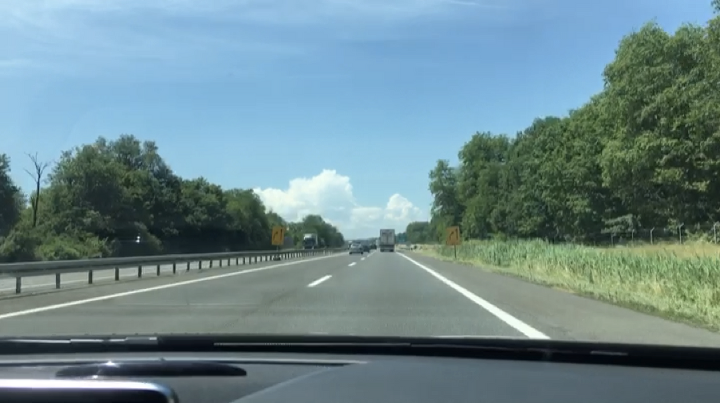
//> input picture class/IP3/images/road_1.png, 720 x 403 px
$ ./ex5   (built with g++ and OpenCV 4)
//> lines starting //> are read from the running program, lines starting //| are printed output that depends on the picture; after the words box and inside, x2 and y2 are one past the last pixel; in counts of white or black regions, pixels touching at a corner belong together
#include <opencv2/opencv.hpp>
using namespace cv;
using namespace std;

void  hough_coord(Mat image, Mat& acc_mat, double rho, double theta)
{
	int  acc_h = int((image.rows + image.cols) * 2 / rho);
	int  acc_w = int(CV_PI / theta);

	acc_mat = Mat(acc_h, acc_w, CV_32S, Scalar(0));

	for (int i = 0; i < image.rows; i++) {
		for (int j = 0; j < image.cols; j++)
		{
			Point pt(j, i);
			if (image.at<uchar>(pt) > 0) {

				for (int t = 0; t < acc_w; t++)
				{
					double radian = t * theta;
					double r = pt.x * cos(radian) + pt.y * sin(radian);
					r = cvRound(r / rho + acc_mat.rows / 2.0);
					acc_mat.at<int>((int)r, t)++;
				}
			}
		}
	}
}

void acc_mask(Mat acc_mat, Mat& acc_dst, Size size, int thresh)
{
	acc_dst = Mat(acc_mat.size(), CV_32S, Scalar(0));
	Point  h_m = size / 2;	// 마스크 크기 절반

	for (int r = h_m.y; r < acc_mat.rows - h_m.y; r++) {
		for (int t = h_m.x; t < acc_mat.cols - h_m.x; t++)
		{
			Point center = Point(t, r) - h_m;
			int c_value = acc_mat.at<int>(center);	// 중심화소
			if (c_value >= thresh)
			{
				double maxVal = 0;
				for (int u = 0; u < size.height; u++) {
					for (int v = 0; v < size.width; v++)
					{
						Point start = center + Point(v, u);
						if (start != center && acc_mat.at<int>(start) > maxVal)
							maxVal = acc_mat.at<int>(start);
					}
				}

				Rect rect(center, size);
				if (c_value >= maxVal)
				{
					acc_dst.at<int>(center) = c_value;
					acc_mat(rect).setTo(0);
				}
			}
		}
	}
}


void thres_lines(Mat acc_dst, Mat& lines, double _rho, double theta, int thresh)
{
	for (int r = 0; r < acc_dst.rows; r++) {
		for (int t = 0; t < acc_dst.cols; t++)
		{
			float value = (float)acc_dst.at<int>(r, t);					// 누적값
			if (value >= thresh)										// 직선 길이 임계값
			{
				float rho = (float)((r - acc_dst.rows / 2) * _rho);		// 수직거리
				float radian = (float)(t * theta);						// 각도

				Matx13f line(rho, radian, value); 						// 단일 직선
				lines.push_back((Mat)line);
			}
		}
	}
}

void sort_lines(Mat lines, vector<Vec2f>& s_lines)
{
	Mat acc = lines.col(2), idx;
	sortIdx(acc, idx, SORT_EVERY_COLUMN + SORT_DESCENDING);

	for (int i = 0; i < idx.rows; i++)
	{
		int id = idx.at<int>(i);
		float rho = lines.at<float>(id, 0);		// 수직거리
		float radian = lines.at<float>(id, 1);
		s_lines.push_back(Vec2f(rho, radian));
	}
}


void hough_Lines(Mat src, vector<Vec2f>& s_lines, double rho, double theta, int thresh)
{
	Mat  acc_mat, acc_dst, lines;
	hough_coord(src, acc_mat, rho, theta);
	acc_mask(acc_mat, acc_dst, Size(3, 7), thresh);

	thres_lines(acc_dst, lines, rho, theta, thresh);
	sort_lines(lines, s_lines);
}

void draw_houghLines(Mat image, Mat& dst, vector<Vec2f> lines, int nline)
{
	if (image.channels() == 3)	image.copyTo(dst);
	else 						cvtColor(image, dst, COLOR_GRAY2BGR);

	for (int i = 0; i < min((int)lines.size(), nline); i++)
	{
		float rho = lines[i][0], theta = lines[i][1];
		double a = cos(theta), b = sin(theta);

		Point2d delta(1000 * -b, 1000 * a);
		Point2d pt(a * rho, b * rho);
		line(dst, pt + delta, pt - delta, Scalar(0, 255, 0), 1, LINE_AA);
	}
}

int main()
{
	Mat image = imread("images\\road_1.png", IMREAD_GRAYSCALE);
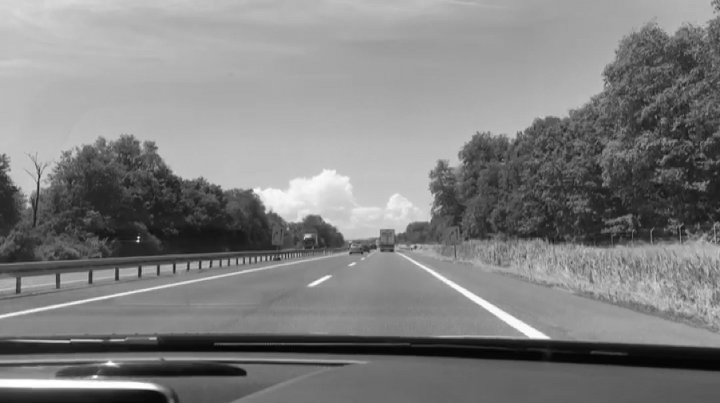
//> image: 403 rows x 720 cols, CV_8UC1; min 3, max 255, mean 128.6
	CV_Assert(image.data);

	Mat canny, dst1, dst2;
	GaussianBlur(image, canny, Size(5, 5), 2, 2);
	Canny(canny, canny, 100, 150, 3);
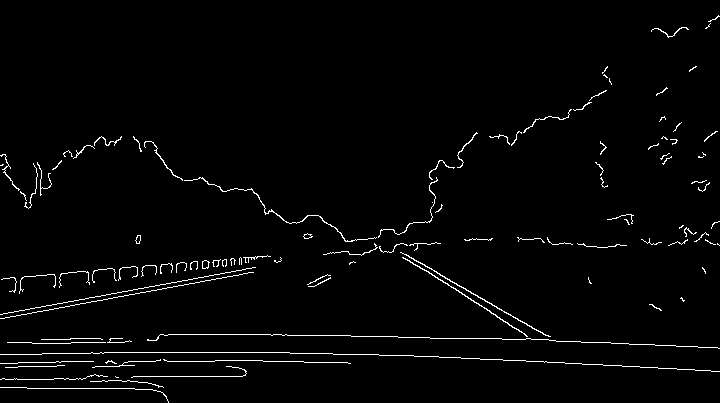
//> canny: 403 rows x 720 cols, CV_8UC1; 2.1% white in thin lines or dots

	double rho = 1, theta = CV_PI / 180;

	vector<Vec2f> lines1, lines2;
	hough_Lines(canny, lines1, rho, theta, 50);
//> after the loop in hough_coord, `for (int i = 0; i < image.rows; i++)`:
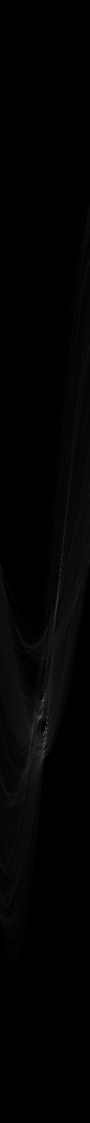
//> acc_mat: 2246 rows x 180 cols, CV_32SC1 (shown at 1/2 size); min 0, max 233, mean 2.7
//> in acc_mask, `Point  h_m = size / 2;`: h_m = Point(1, 3)
//> after the loop in acc_mask, `for (int r = h_m.y; r < acc_mat.rows - h_m.y; r++)`: acc_dst: 2246 rows x 180 cols, CV_32SC1; 42 distinct labels, from 0 to 233
//> after the loop in acc_mask, `for (int r = h_m.y; r < acc_mat.rows - h_m.y; r++)`:
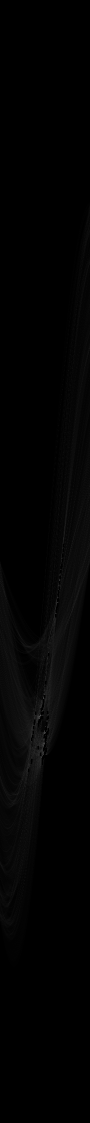
//> acc_mat: 2246 rows x 180 cols, CV_32SC1 (shown at 1/2 size); 0.35% of pixels changed, all inside (x1, y1, x2, y2) = (56, 1087, 129, 1544)
//> after the loop in thres_lines, `for (int r = 0; r < acc_dst.rows; r++)`: lines = 80 rows, first 8: [-36, 2.2, 53], [-26, 2.18, 62], [-16, 2.16, 88], [-5, 2.15, 106], [4, 2.13, 105], [8, 2.11, 95], [17, 2.09, 123], [28, 2.08, 94]
//> in sort_lines, `Mat acc = lines.col(2), idx;`: acc = 80 values, max 233 at index 45, min 50 at index 12, mean 84.29
//> in sort_lines, `sortIdx(acc, idx, SORT_EVERY_COLUMN + SORT_DESCENDING);`: idx = 80 values, max 79 at index 51, min 0 at index 70, mean 39.5
//> the loop in sort_lines, `for (int i = 0; i < idx.rows; i++)` made 80 passes
//> (id, rho, radian) on passes 1 to 12: (45, 330, 1.59), (56, 352, 1.57), (50, 341, 1.61), (58, 361, 1.57), (54, 348, 1.59), (42, 321, 1.61), (57, 354, 1.55), (36, 312, 1.4), (23, 277, 1.48), (35, 310, 1.62), (6, 17, 2.09), (47, 334, 1.57)
//> after the loop in sort_lines, `for (int i = 0; i < idx.rows; i++)`: s_lines = 80 items, first 12: [330, 1.59], [352, 1.57], [341, 1.61], [361, 1.57], [348, 1.59], [321, 1.61], [354, 1.55], [312, 1.4], [277, 1.48], [310, 1.62], [17, 2.09], [334, 1.57]
//> lines1 has the same summary as s_lines in sort_lines
	HoughLines(canny, lines2, rho, theta, 50);
//> lines2 = 140 lines (rho, theta), first 12: [330, 1.59], [333, 1.62], [352, 1.57], [341, 1.61], [361, 1.57], [348, 1.59], [356, 1.59], [321, 1.61], [312, 1.4], [354, 1.55], [308, 1.4], [310, 1.62]
	draw_houghLines(canny, dst1, lines1, 10);
//> in draw_houghLines, `else 						cvtColor(image, dst, COLOR_GRAY2BGR);`: dst: 403 rows x 720 cols, CV_8UC3; 2.1% white in thin lines or dots
//> the loop in draw_houghLines, `for (int i = 0; i < min((int)lines.size(), nline); i++)` made 10 passes
//> (rho, theta, a, b, delta, pt) on passes 1 to 9: (330, 1.59, -0.0175, 1, Point(-999.8, -17.45), Point(-5.76, 329.9)), (352, 1.57, -4.37e-08, 1, Point(-1000, -4.37e-05), Point(-1.54e-05, 352)), (341, 1.61, -0.0349, 0.999, Point(-999.4, -34.9), Point(-11.9, 340.8)), (361, 1.57, -4.37e-08, 1, Point(-1000, -4.37e-05), Point(-1.58e-05, 361)), (348, 1.59, -0.0175, 1, Point(-999.8, -17.45), Point(-6.07, 347.9)), (321, 1.61, -0.0349, 0.999, Point(-999.4, -34.9), Point(-11.2, 320.8)), (354, 1.55, 0.0175, 1, Point(-999.8, 17.45), Point(6.18, 353.9)), (312, 1.4, 0.174, 0.985, Point(-984.8, 173.6), Point(54.18, 307.3)), (277, 1.48, 0.0872, 0.996, Point(-996.2, 87.16), Point(24.14, 275.9))
//> after the loop in draw_houghLines, `for (int i = 0; i < min((int)lines.size(), nline); i++)`:
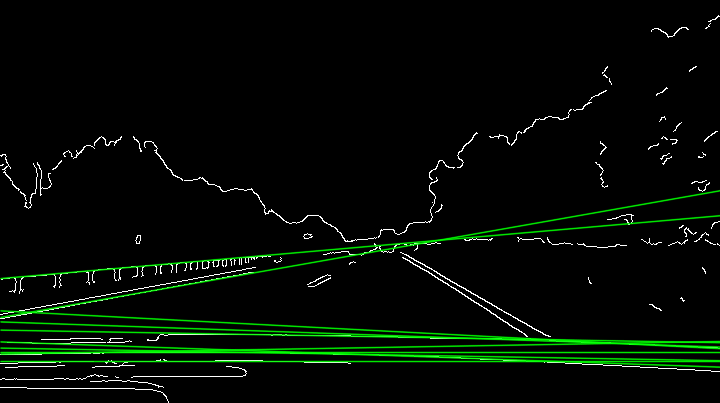
//> dst: 403 rows x 720 cols, CV_8UC3; mean B, G, R 4.1, 12, 4.1
	draw_houghLines(canny, dst2, lines2, 10);
//> call 2 of draw_houghLines, with nline = 10
//> the loop in draw_houghLines (call 2), `for (int i = 0; i < min((int)lines.size(), nline); i++)` made 10 passes
//> after the loop in draw_houghLines (call 2), `for (int i = 0; i < min((int)lines.size(), nline); i++)`:
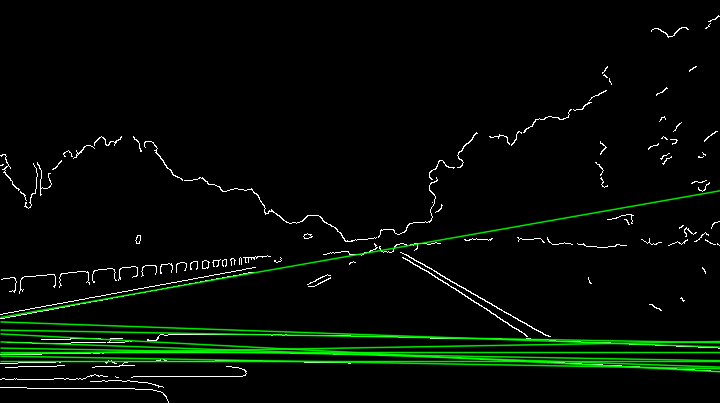
//> dst: 403 rows x 720 cols, CV_8UC3; mean B, G, R 4.1, 11.8, 4.1

	imshow("source", image);
	imshow("canny", canny);
	imshow("detected lines", dst1);
	imshow("detected lines_OpenCV 함수", dst2);
	waitKey();
}

$ run again, with class/IP3/images/drive_2.png copied over class/IP3/images/road_1.png
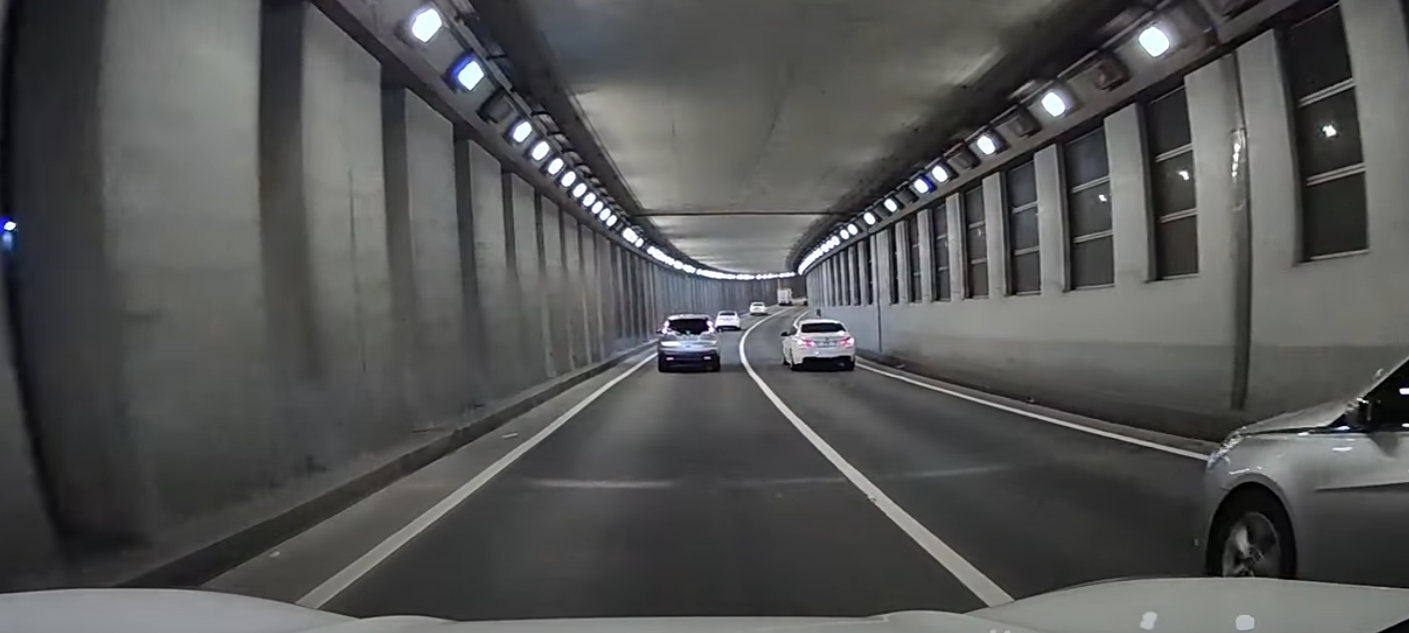
//> input picture class/IP3/images/drive_2.png, 1409 x 633 px
//> h_m = Point(1, 3)
//> after the loop in acc_mask, `for (int r = h_m.y; r < acc_mat.rows - h_m.y; r++)`:
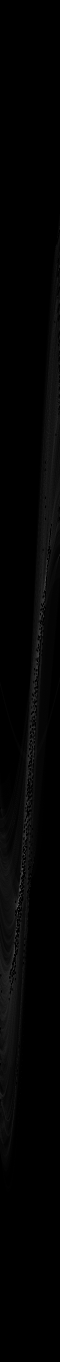
//> acc_mat: 4084 rows x 180 cols, CV_32SC1 (shown at 1/3 size); min 0, max 258, mean 3.9; drawn with min black and max white
//> after the loop in thres_lines, `for (int r = 0; r < acc_dst.rows; r++)`: lines = 726 rows, first 8: [-1353, 3.09, 57], [-1348, 3.07, 64], [-1343, 3.05, 65], [-1338, 3.04, 71], [-1333, 3.02, 62], [-1328, 3, 71], [-1324, 2.98, 64], [-1319, 2.97, 58]
//> acc = 726 values, max 324 at index 584, min 50 at index 8, mean 78.67
//> idx = 726 values, max 725 at index 69, min 0 at index 591, mean 362.5
//> the loop in sort_lines, `for (int i = 0; i < idx.rows; i++)` made 726 passes
//> (id, rho, radian) on passes 1 to 3: (584, 677, 0.925), (531, 611, 1.08), (576, 663, 0.96)
//> after the loop in sort_lines, `for (int i = 0; i < idx.rows; i++)`: s_lines = 726 items, first 12: [677, 0.93], [611, 1.08], [663, 0.96], [662, 0.98], [612, 1.06], [605, 1.1], [-269, 2.36], [631, 1.06], [628, 1.55], [155, 1.82], [-211, 2.3], [131, 1.83]
//> lines1 has the same summary as s_lines in sort_lines
//> lines2 = 2057 lines (rho, theta), first 12: [677, 0.93], [611, 1.08], [663, 0.96], [614, 1.08], [662, 0.98], [667, 0.96], [612, 1.06], [657, 0.98], [605, 1.1], [-269, 2.36], [631, 1.06], [628, 1.55]
//> the loop in draw_houghLines, `for (int i = 0; i < min((int)lines.size(), nline); i++)` made 10 passes
//> (rho, theta, a, b, delta, pt) on passes 1 to 6: (677, 0.925, 0.602, 0.799, Point(-798.6, 601.8), Point(407.4, 540.7)), (611, 1.08, 0.469, 0.883, Point(-882.9, 469.5), Point(286.8, 539.5)), (663, 0.96, 0.574, 0.819, Point(-819.2, 573.6), Point(380.3, 543.1)), (662, 0.977, 0.559, 0.829, Point(-829, 559.2), Point(370.2, 548.8)), (612, 1.06, 0.485, 0.875, Point(-874.6, 484.8), Point(296.7, 535.3)), (605, 1.1, 0.454, 0.891, Point(-891, 454), Point(274.7, 539.1))
//> the loop in draw_houghLines (call 2), `for (int i = 0; i < min((int)lines.size(), nline); i++)` made 10 passes
//> (rho, theta, a, b, delta, pt) on passes 1 to 6: (677, 0.925, 0.602, 0.799, Point(-798.6, 601.8), Point(407.4, 540.7)), (611, 1.08, 0.469, 0.883, Point(-882.9, 469.5), Point(286.8, 539.5)), (663, 0.96, 0.574, 0.819, Point(-819.2, 573.6), Point(380.3, 543.1)), (614, 1.08, 0.469, 0.883, Point(-882.9, 469.5), Point(288.3, 542.1)), (662, 0.977, 0.559, 0.829, Point(-829, 559.2), Point(370.2, 548.8)), (667, 0.96, 0.574, 0.819, Point(-819.2, 573.6), Point(382.6, 546.4))
//> after the loop in draw_houghLines (call 2), `for (int i = 0; i < min((int)lines.size(), nline); i++)`:
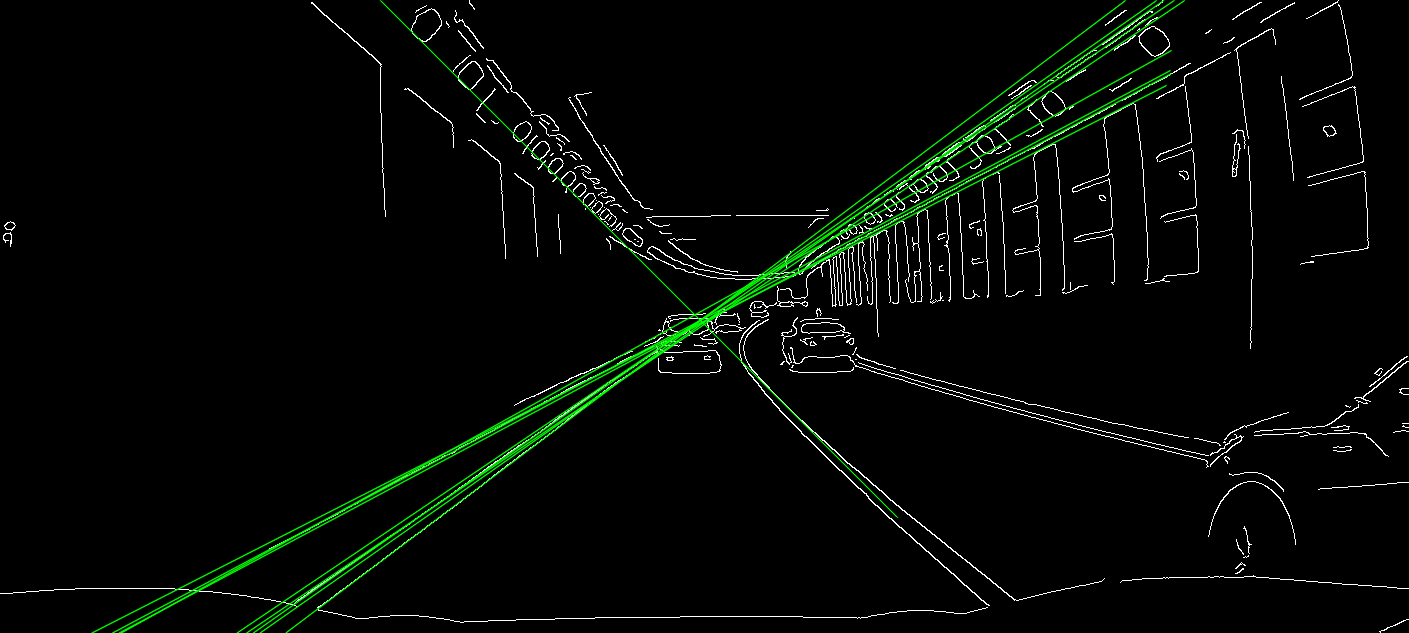
//> dst: 633 rows x 1409 cols, CV_8UC3; mean B, G, R 4.8, 8.5, 4.8
